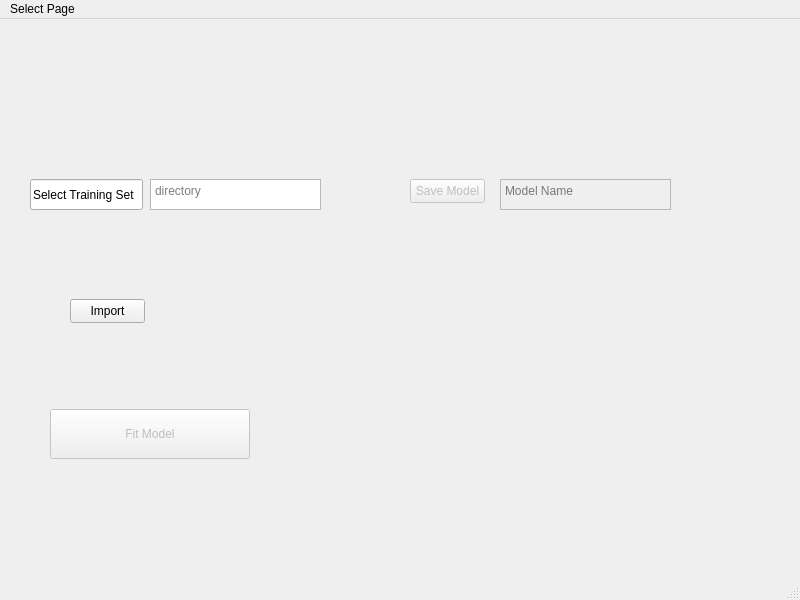
<?xml version="1.0" encoding="UTF-8"?>
<ui version="4.0">
 <class>BuildWindow</class>
 <widget class="QMainWindow" name="BuildWindow">
  <property name="geometry">
   <rect>
    <x>0</x>
    <y>0</y>
    <width>800</width>
    <height>600</height>
   </rect>
  </property>
  <property name="windowTitle">
   <string>Evaluate Window</string>
  </property>
  <property name="iconSize">
   <size>
    <width>16</width>
    <height>16</height>
   </size>
  </property>
  <widget class="QWidget" name="centralwidget">
   <widget class="QTextEdit" name="Select_Train_set">
    <property name="geometry">
     <rect>
      <x>150</x>
      <y>160</y>
      <width>171</width>
      <height>31</height>
     </rect>
    </property>
    <property name="placeholderText">
     <string>directory</string>
    </property>
   </widget>
   <widget class="QLineEdit" name="Select_Train_set_sign">
    <property name="geometry">
     <rect>
      <x>30</x>
      <y>160</y>
      <width>113</width>
      <height>31</height>
     </rect>
    </property>
    <property name="text">
     <string>Select Training Set</string>
    </property>
    <property name="readOnly">
     <bool>true</bool>
    </property>
   </widget>
   <widget class="QPushButton" name="Data_Import">
    <property name="geometry">
     <rect>
      <x>70</x>
      <y>280</y>
      <width>75</width>
      <height>24</height>
     </rect>
    </property>
    <property name="text">
     <string>Import</string>
    </property>
   </widget>
   <widget class="QPushButton" name="Model_Fit">
    <property name="enabled">
     <bool>false</bool>
    </property>
    <property name="geometry">
     <rect>
      <x>50</x>
      <y>390</y>
      <width>200</width>
      <height>50</height>
     </rect>
    </property>
    <property name="text">
     <string>Fit Model</string>
    </property>
    <property name="iconSize">
     <size>
      <width>32</width>
      <height>32</height>
     </size>
    </property>
    <property name="flat">
     <bool>false</bool>
    </property>
   </widget>
   <widget class="QTextEdit" name="Model_save">
    <property name="enabled">
     <bool>false</bool>
    </property>
    <property name="geometry">
     <rect>
      <x>500</x>
      <y>160</y>
      <width>171</width>
      <height>31</height>
     </rect>
    </property>
    <property name="placeholderText">
     <string>Model Name</string>
    </property>
   </widget>
   <widget class="QPushButton" name="save_Model">
    <property name="enabled">
     <bool>false</bool>
    </property>
    <property name="geometry">
     <rect>
      <x>410</x>
      <y>160</y>
      <width>75</width>
      <height>24</height>
     </rect>
    </property>
    <property name="text">
     <string>Save Model</string>
    </property>
   </widget>
  </widget>
  <widget class="QMenuBar" name="menubar">
   <property name="geometry">
    <rect>
     <x>0</x>
     <y>0</y>
     <width>800</width>
     <height>22</height>
    </rect>
   </property>
   <widget class="QMenu" name="Select">
    <property name="title">
     <string>Select Page</string>
    </property>
   </widget>
   <addaction name="Select"/>
  </widget>
  <widget class="QStatusBar" name="statusbar"/>
 </widget>
 <resources/>
 <connections/>
</ui>
